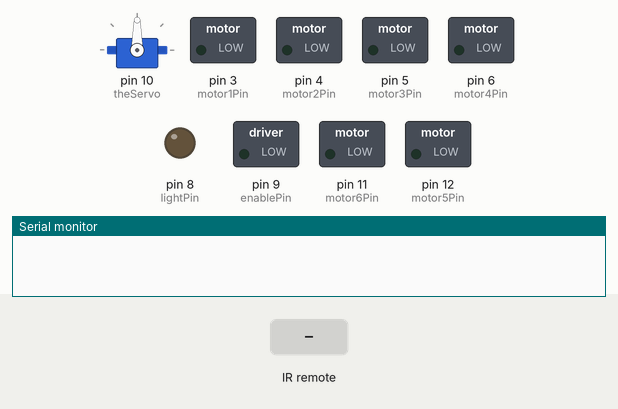
Recording of a sketch running on a simulated Arduino Uno, built with avr-gcc and run on an emulated ATmega328P. On the bench: servo, switched loads named in the sketch (green lamp = pin HIGH), output pins drawn as LEDs (lit = HIGH), the last lines printed to the serial monitor. The test bench sets the inputs (shaded band).

Above: at 1.2 s.
1.3 s: infrared code 0x10EFF807 received
At 1.8 s:
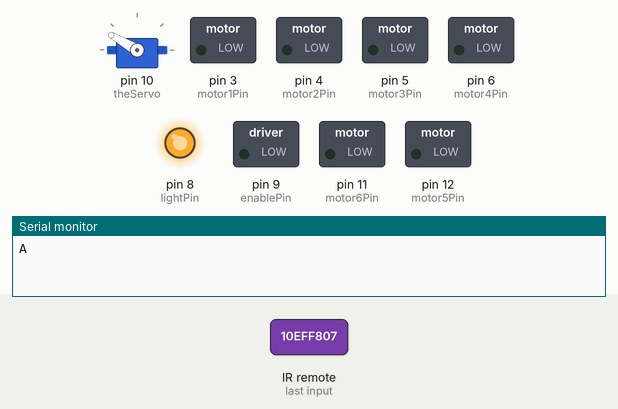
2.8 s: infrared code 0x10EF7887 received
At 4.0 s:
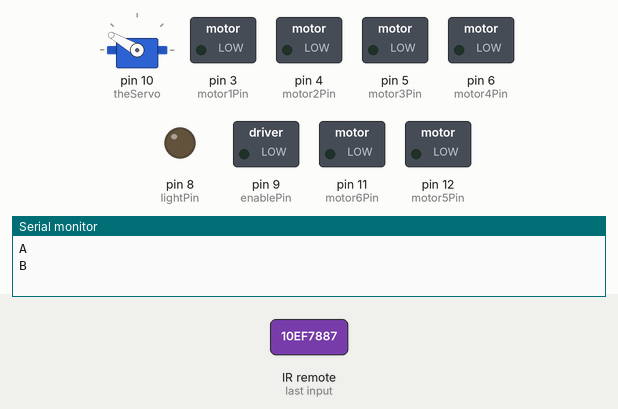
4.3 s: infrared code 0x10EFA05F received
At 5.3 s:
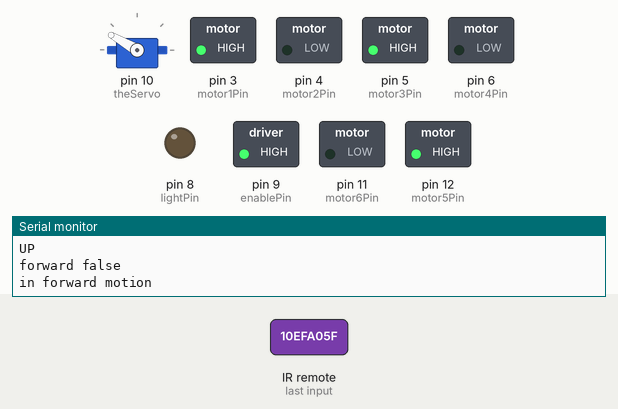
5.8 s: infrared code 0x10EFD827 received
At 7.0 s:
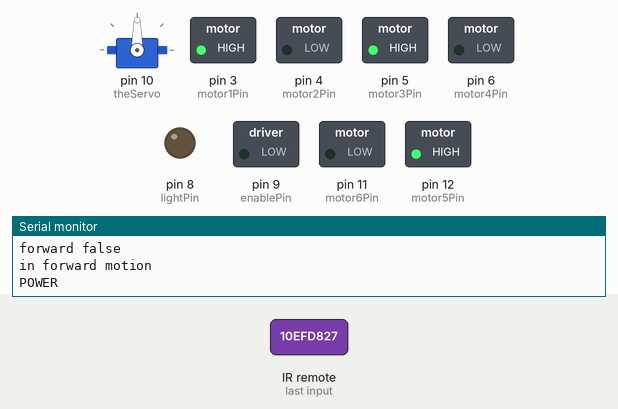
7.3 s: infrared code 0x10EF58A7 received
At 7.6 s:
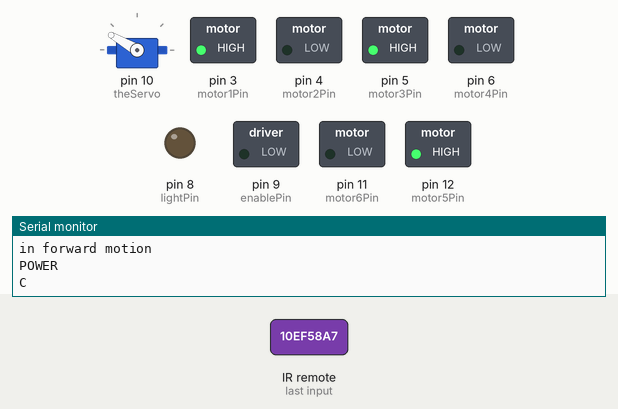
8.8 s: infrared code 0x10EF00FF received
At 9.9 s:
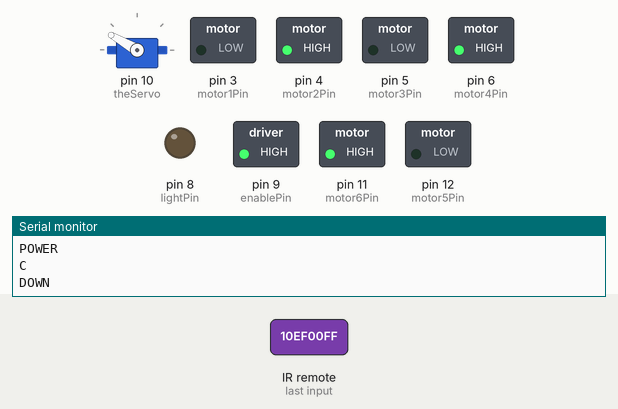
Timing chart, 0 to 11.3 s (numbered marks = the images above; inputs shaded):
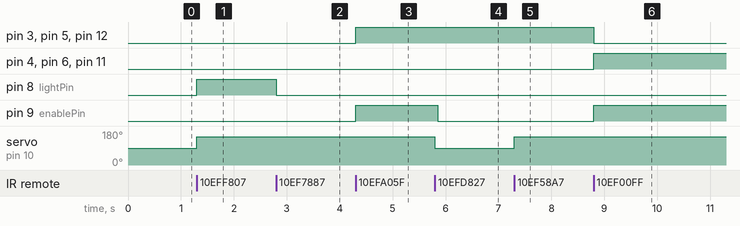

The sketch:

finalCoding.ino
```cpp
#include <IRremote.h>
#include <Servo.h>

int RECV_PIN = 7;
IRrecv irrecv(RECV_PIN);
decode_results results;
#define POWER 0x10EFD827
#define A 0x10EFF807
#define B 0x10EF7887
#define C 0x10EF58A7
#define UP 0x10EFA05F
#define DOWN 0x10EF00FF
#define LEFT 0x10EF10EF
#define RIGHT 0x10EF807F
#define SELECT 0x10EF20DF

int lightPin = 8;
const int motor1Pin = 3; // H-bridge leg 1 (pin 2, 1A)
const int motor2Pin = 4; // H-bridge leg 2 (pin 7, 2A)
const int motor3Pin = 5;
const int motor4Pin = 6;
const int motor5Pin=12;
const int motor6Pin=11;
const int enablePin = 9; // H-bridge enable pin
bool motForward;
bool motBack;
bool motLeft;
bool motRight;

//Servo myservo;
Servo theServo;
int potpin=0;
int valMotor;
bool armDown=false;

void setup()
{
Serial.begin(9600);
irrecv.enableIRIn(); // Start the receiver

pinMode(lightPin, OUTPUT);

pinMode(motor1Pin, OUTPUT);
pinMode(motor2Pin, OUTPUT);
pinMode(motor3Pin, OUTPUT);
pinMode(motor4Pin, OUTPUT);
pinMode(motor5Pin, OUTPUT);
pinMode(motor6Pin, OUTPUT);
pinMode(enablePin, OUTPUT);

digitalWrite(enablePin, LOW);
motForward=false;
motBack=false;
motLeft=false;
motRight=false;

//wheel axis servo
// myservo.attach(11);
//myservo.write(90);

//arm servo
theServo.attach(10);
theServo.write(90);
}

void loop() {
  if (irrecv.decode(&results)) {
    if (results.value == POWER) {
      Serial.println("POWER");
      motForward=false;
      motBack=false;
      motLeft=false;
      motRight=false;
      armDown=true;
      digitalWrite(lightPin,LOW);
    }
    if (results.value == A){
      Serial.println("A");
      digitalWrite(lightPin, HIGH);
    }
    if (results.value == B) {
      Serial.println("B");
      digitalWrite(lightPin, LOW);
    }
    if (results.value == C) {
      Serial.println("C");
      if(armDown==true){
      armDown=false;
      }
      else{
        armDown=true;
      }
   }
    if(armDown==true){
      theServo.write(90);
      delay(50);
    }
    if(armDown==false){
      theServo.write(150);
    }
    if (results.value == UP){
      Serial.println("UP");
      if(motForward==true){
        Serial.println("forward true");
        motForward=false;
      }
      else{
        Serial.println("forward false");
        motForward=true;
      }
    }
    if(motForward==true){
      Serial.println("in forward motion");
      motBack=false;
      motRight=false;
      motLeft=false;
      digitalWrite(enablePin,HIGH);
      digitalWrite(motor1Pin, HIGH);
      digitalWrite(motor2Pin, LOW);
      digitalWrite(motor3Pin, HIGH);
      digitalWrite(motor4Pin, LOW);
      digitalWrite(motor5Pin, HIGH);
      digitalWrite(motor6Pin, LOW);
      //myservo.write(90);
    }
    if (results.value == DOWN) {
      Serial.println("DOWN");
      if(motBack==true){
        motBack=false;
      }
      else{
        motBack=true;
      }
    }
    if(motBack==true){
      //myservo.write(90);
      motForward=false;
      motLeft=false;
      motRight=false;
      digitalWrite(enablePin,HIGH);
      digitalWrite(motor2Pin, HIGH);
      digitalWrite(motor1Pin, LOW);
      digitalWrite(motor6Pin, HIGH);
      digitalWrite(motor5Pin, LOW);
      digitalWrite(motor4Pin, HIGH);
      digitalWrite(motor3Pin, LOW);

    }

    if (results.value == LEFT) {
      Serial.println("LEFT");
      if(motLeft==true){
        motLeft=false;
      }
      else{
        motLeft=true;
      }

    }
    if(motLeft==true){
      //myservo.write(45);
      Serial.println("as expected");
      motForward=false;
      motBack=false;
      motRight=false;
      digitalWrite(enablePin,HIGH);
      digitalWrite(motor1Pin, LOW);
      digitalWrite(motor2Pin, LOW);
      digitalWrite(motor3Pin, HIGH);
      digitalWrite(motor4Pin, LOW);
      digitalWrite(motor5Pin, LOW);
      digitalWrite(motor6Pin, LOW);
    }
     if (results.value == RIGHT) {
       Serial.println("RIGHT");
       if(motRight==true){
       motRight=false;
       }
       else{
         motRight=true;
       }
    }
    if(motRight==true){
      //myservo.write(135);
      motForward=false;
      motBack=false;
      motLeft=false;
      digitalWrite(enablePin,HIGH);
      digitalWrite(motor1Pin, HIGH);
      digitalWrite(motor2Pin, LOW);
      digitalWrite(motor3Pin, LOW);
      digitalWrite(motor4Pin, LOW);
      digitalWrite(motor5Pin, HIGH);
      digitalWrite(motor6Pin, LOW);
    }
    if(motBack==false && motForward==false && motLeft==false && motRight==false){
      digitalWrite(enablePin, LOW);
    }
    if (results.value == SELECT){
      Serial.println("SELECT");
    }
    irrecv.resume();
  }
}
```

Measured:
- after the input at 1.3 s, pin 8 (lightPin): LOW → HIGH at once; servo on pin 10 (theServo): 90° → 150° at once
- after the input at 2.8 s, pin 8 (lightPin): HIGH → LOW at once
- after the input at 4.3 s, pin 3 (motor1Pin), pin 5 (motor3Pin), pin 9 (enablePin), pin 12 (motor5Pin): LOW → HIGH at once
- after the input at 5.8 s, pin 9 (enablePin): HIGH → LOW after 0.05 s; servo on pin 10 (theServo): 150° → 90° at once
- after the input at 7.3 s, servo on pin 10 (theServo): 90° → 150° at once
- after the input at 8.8 s, pin 3 (motor1Pin), pin 5 (motor3Pin), pin 12 (motor5Pin): HIGH → LOW at once; pin 4 (motor2Pin), pin 6 (motor4Pin), pin 9 (enablePin), pin 11 (motor6Pin): LOW → HIGH at once
